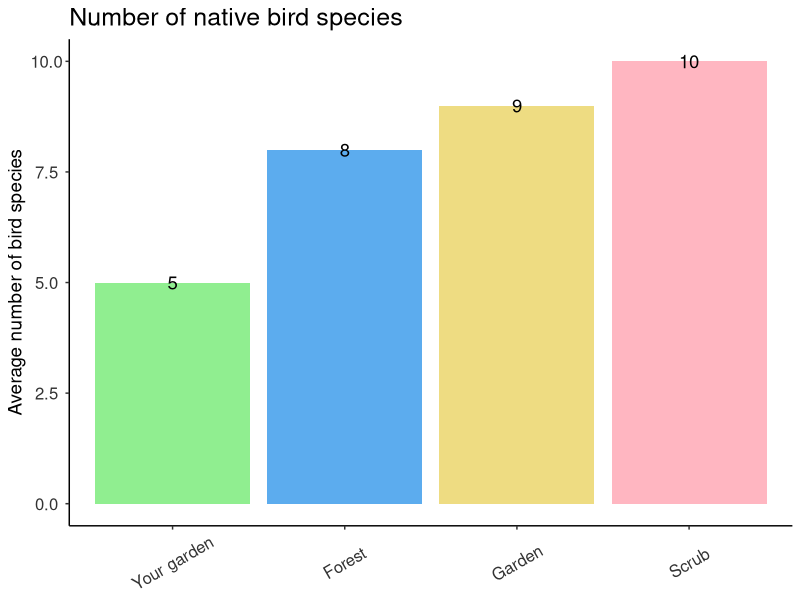
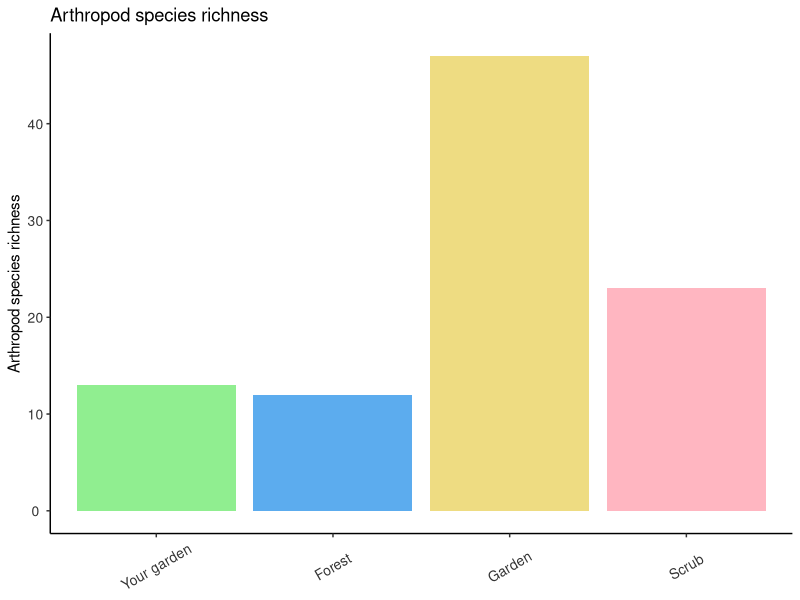
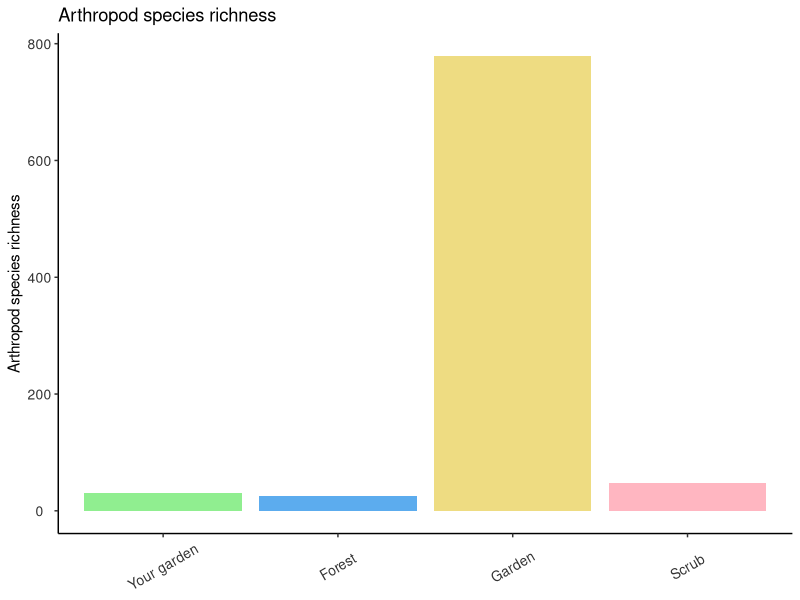
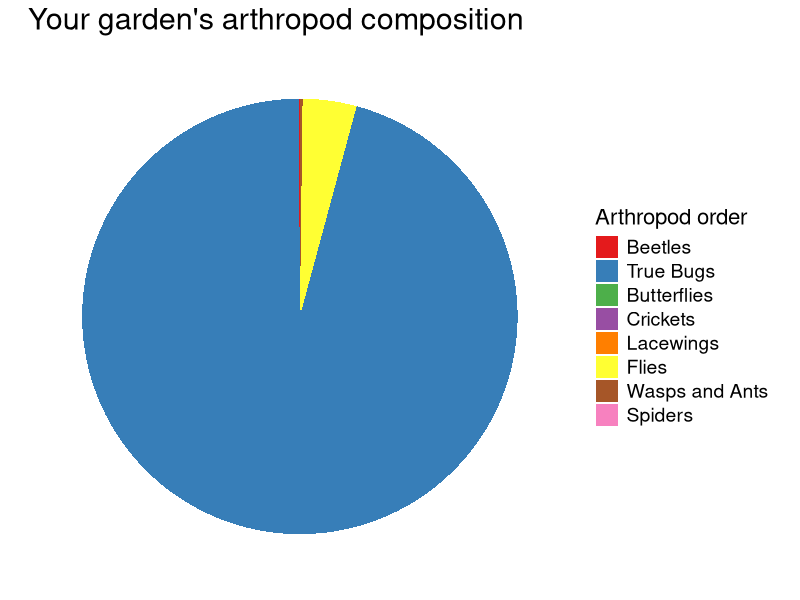

Source code (R) for these figures, in order: (Note: this script raises an error after producing the figures.)
# Parent script for Curaçao reports
# Author: Daniel B Turner, Matthew R. Helmus
# last updated by D.T: 2 December 2018
# last updated by M.R.H: 20 December 2018

rm(list=ls())

# load packages ----------------------------------------------------------------------------------------------------------------------------
library(dplyr)
library(ggplot2)
library(rmarkdown)
library(reshape2)
library(tidyr)
library(kableExtra)
library(knitr)
library(here)

# global parameters -----------------------------------------------------------------------------------------------------------------
puk <- 0 # number of digits to round

# set color palette
fun_colors3 <- c("palegreen2", "steelblue2", "lightgoldenrod2") # assign vector of three color names for plots
fun_colors4 <- c("palegreen2", "steelblue2", "lightgoldenrod2", "lightpink") # assign vector of four color names for plots
# forest = blue, garden = yellow, scrub = red,  your = green
fun_colors3 <- c("steelblue2", "lightgoldenrod2","lightpink") # assign vector of three color names for plots
fun_colors4 <- c("steelblue2", "lightgoldenrod2", "lightpink", "palegreen2") # assign vector of four color names for plots

# native herps ---------
# wrangle native herp data

# set working directory to downloaded folder

herps_nat <- read.csv("data/Curacao native herps.csv") # load native herp dataset


herps_nat_noNA <- na.omit(herps_nat) # create dataframe of sites without NAs to calculate means more easily

herps_nat_means <- herps_nat_noNA %>%
  group_by(sitetype) %>%
  summarise(Dutch.Leaf.toed.Gecko = round(mean(Dutch.Leaf.toed.Gecko), puk),
            Antillean.Dwarf.Gecko = round(mean(Antillean.Dwarf.Gecko), puk),
            Striped.Anole = round(mean(Striped.Anole), puk),
            Laurent.s.Whiptail = round(mean(Laurent.s.Whiptail), puk),
            Turnip.tailed.Gecko = round(mean(Turnip.tailed.Gecko), puk)) # create summary dataframe for means across all species for all categories


meanNames <- as.factor(c("forestMeans", "gardenMeans", "scrubMeans")) # set factor names so combined dataframe is clearer
herps_nat_means$sitetype <- meanNames
herps_nat_means$Site <- NA # create these columns to combine dataframes later
herps_nat_means$ReportName <- NA # create these columns to combine dataframes later
herps_nat_means$Site<- c("Forest", "Garden", "Scrub")

colnames(herps_nat)[3:7] <- c("Dutch Leaf-toed Gecko", "Antillean Dwarf Gecko", "Striped Anole", "Laurent's Whiptail", "Turnip-tailed Gecko")
colnames(herps_nat_means)[2:6] <- c("Dutch Leaf-toed Gecko", "Antillean Dwarf Gecko", "Striped Anole", "Laurent's Whiptail", "Turnip-tailed Gecko")

herps_natList <- split(herps_nat, f = herps_nat$Site) # create a list that separates the native herp observations by site so they can be listed in each site's unique report

for(i in 1:31){
  herps_natList[[i]]$Site <- c("Your garden")
} # Change site name so that reader sees "Your garden"

herps_nat_long <- vector("list", 31)

# exotic herps ------------
# wrangle exotic herp proportion data
herps_exo_prop <- read.csv("data/Curacao exotic herps summary stats.csv") # load data

colnames(herps_exo_prop) <- c("species", "Site Type", "Percentage of sites") # change column names

herps_exo_prop$`Percentage of sites` <- round(herps_exo_prop$`Percentage of sites`, puk)
herps_exo_prop$species <- factor(herps_exo_prop$species,c("Mourning Gecko",
                                                          "Asian House Gecko",
                                                          "Tropical House Gecko",
                                                          "Colombian Four-eyed Frog",
                                                          "Johnstone's Whistling Frog",
                                                          "Cuban Tree Frog"))

# create plot
herps_exo_prop_plot <- ggplot(data = herps_exo_prop, aes(x = `Site Type`, y = `Percentage of sites`, fill = `Site Type`)) +
  geom_bar(stat="identity") +
  geom_text(aes(label = `Percentage of sites`), position = position_dodge(width = 0.9), vjust = .5, size = 3.9) +
  scale_fill_manual(values = fun_colors3) +
  facet_wrap(~ species) +
  labs(title="Percentage of sites \nwith exotic reptile or amphibian species") +
       ylab("Percentage of sites") +
  theme(panel.grid.major = element_blank(), panel.grid.minor = element_blank(),
        panel.background = element_blank(), axis.line = element_line(colour = "black"),
        axis.text.x = element_text(color = "grey20", size=12.1, angle=30, hjust=.5, vjust=.5, face="plain"),
        axis.text.y = element_text(color = "grey20", size=10, angle=0, hjust=.5, vjust=.5, face="plain"),
        axis.title.x=element_blank(),
        axis.title.y = element_text(size = 12.8),
        legend.position = "none",
        strip.text.x = element_text(size = 11.7),
        plot.title = element_text(size=16)) # This object will be called to compare exotic reptile abundance across the focal site and site categories.

# wrangle exotic herp species list
herps_exo_sp <- read.csv("data/Curacao exotic herps.csv") # load data
colnames(herps_exo_sp) <- c("Site", "sitetype", "Mourning Gecko", "Tropical House Gecko", "Johnstone's Whistling Frog", "Cuban Treefrog", "Colombian Four-eyed Frog", "Asian House Gecko", "ReportName")

herps_exo_spMelt <- melt(herps_exo_sp, id = c("Site", "sitetype", "ReportName"))

herps_exo_spMelt$variable <- as.character(herps_exo_spMelt$variable)

herps_exo_spMelt <- herps_exo_spMelt[order(herps_exo_spMelt$ReportName, -herps_exo_spMelt$value),]

herps_exoList <- split(herps_exo_spMelt, f = herps_exo_spMelt$Site)

herps_exoList[[1]][1, 4] # check to see if the dataframes were separated correctly

# native birds ---------------
# load data for species list
birds_nat <- read.csv("data/Curacao native birds list.csv") # load data

# tidy data for species list
birds_nat$Scientific.name <- paste0("(", birds_nat$Scientific.name, ")")
birds_nat$Common.Name <- as.character(birds_nat$Common.Name)
birds_nat$bird.Name <- paste(birds_nat$Common.Name, birds_nat$Scientific.name)

# wrangle data for Rmd file for species list
birds_nat <- birds_nat[order(birds_nat$Site, -birds_nat$Present),]

birds_natList <- split(birds_nat, f = birds_nat$Site)

birds_natList[[1]]

# load data for species richness
birdsNat_sr <- read.csv("data/Curacao native birds.csv")

# wrangle native bird species richness data
birdsNat_sr_sum <- birdsNat_sr %>%
  group_by(sitetype) %>%
  summarise(SR = round(mean(SR), puk))

birdsNat_sr_sum$Site <- NA
birdsNat_sr_sum$ReportName <- NA

birdsNat_srTotal <- rbind(birdsNat_sr, birdsNat_sr_sum)

birdsNat_srTotal[,1] <- c("Your garden") # assign all sites the name "Your garden" for plotting and visualization purposes
birdsNat_srTotal[32:34, 1] <- c("Forest", "Garden", "Scrub") # change summary means to more aesthetically pleasing names (this step could have been done in factorization line several rows above)
birdsNat_srTotal$ord <- 1:34


# make a sample plot
ggplot(birdsNat_srTotal[c(26, 32:34),], aes(x = reorder(Site, ord), y = SR)) +
  geom_bar(stat = "identity", aes(fill = Site)) +
  geom_text(aes(label=SR), position = position_dodge(width = 0.9), vjust = 0.5, size = 4.7) +
  scale_fill_manual(values = fun_colors4) +
  labs(y = "Average number of bird species",
       title = "Number of native bird species") +
  theme(panel.grid.major = element_blank(), panel.grid.minor = element_blank(),
        panel.background = element_blank(), axis.line = element_line(colour = "black"),
        axis.text.x = element_text(color = "grey20", size=12, angle=30, hjust=.5, vjust=.5, face="plain"),
        axis.text.y = element_text(color = "grey20", size=12, angle=0, hjust=.5, vjust=.5, face="plain"),
        axis.title.x=element_blank(),
        legend.position = "none",
        axis.title=element_text(size=13.6),
        plot.title = element_text(size=18))

# exotic birds ------------
# load exotic birds data
birds_exo <- read.csv("data/Curacao exotic birds summary stats.csv")

# wrangle exotic birds data
colnames(birds_exo) <- c("species", "Site Type", "Percentage of sites")

birds_exo$`Percentage of sites` <- round(birds_exo$`Percentage of sites`, puk)
birds_exo$species <- factor(birds_exo$species,c("Exotic Parrots",
                                                "Chestnut-fronted Macaw",
                                                "Rock Pigeon",
                                                "Saffron Finch",
                                                "House Sparrow"))

# plot exotic bird proportions
birds_exo_prop_plot <- ggplot(data = birds_exo, aes(x=`Site Type`, y = `Percentage of sites`, fill = `Site Type`)) +
  geom_bar(stat = "identity") +
  geom_text(aes(label = `Percentage of sites`), position = position_dodge(width = 0.9), vjust = .5, size = 3.9) +
  facet_wrap(~ species) +
  scale_fill_manual(values = fun_colors3) +
  labs(title = "Percentage of sites with exotic bird species") +
  ylab("Percentage of sites") +
  theme(panel.grid.major = element_blank(), panel.grid.minor = element_blank(),
        panel.background = element_blank(), axis.line = element_line(colour = "black"),
        axis.text.x = element_text(color = "grey20", size=12.1, angle=30, hjust=.5, vjust=.5, face="plain"),
        axis.text.y = element_text(color = "grey20", size=12, angle=0, hjust=.5, vjust=.5, face="plain"),
        axis.title.x=element_blank(),
        legend.position = "none",
        strip.text.x = element_text(size = 12),
        axis.title=element_text(size=13.6),
        plot.title = element_text(size=18)) # This object will be called to compare exotic bird observations across sites.

# exotic birds list
birdsExo_List <- read.csv("data/Curacao exotic birds.csv") # load data

colnames(birdsExo_List) <- c("Site", "sitetype", "Exotic Parrots", "Cheshnut-fronted Macaw", "Rock Pigeon", "House Sparrow", "Saffron Finch", "ReportName")

birdsExo_List <- melt(birdsExo_List, id = c("Site", "sitetype", "ReportName"))

birdsExo_List <- birdsExo_List[order(birdsExo_List$Site, -birdsExo_List$value),]

birdsExo_List <- split(birdsExo_List, f = birdsExo_List$Site)




# arthropods -----------
arth <- read.csv("data/Curacao arthropods.csv") # load data

# wrangle arthropod data
arthDiv <- arth %>%
  select(Site:AB, ReportName)

arthSum <- arth %>%
  group_by(sitetype) %>%
  summarise(SR = round(mean(SR), puk), AB = round(mean(AB), puk))

arthSum$ReportName <- NA
arthSum$Site <- NA

arthTot <- rbind(arthDiv, arthSum)

arthTot[,1] <- c("Your garden") # assign all sites the name "Your garden" for plotting and visualization purposes
arthTot[32:34, 1] <- c("Forest", "Garden", "Scrub") # change summary means to more aesthetically pleasing names (this step could have been done in factorization line several rows above)
arthTot$ord <- 1:34


# sample arthropod species richness plot
ggplot(arthTot[c(4, 32:34),], aes(x = reorder(Site, ord), y = SR)) +
  geom_bar(stat = "identity", aes(fill = Site)) +
  scale_fill_manual(values = fun_colors4) +
  labs(y = "Arthropod species richness",
       title = "Arthropod species richness") +
  theme(panel.grid.major = element_blank(), panel.grid.minor = element_blank(),
        panel.background = element_blank(), axis.line = element_line(colour = "black"),
        axis.text.x = element_text(color = "grey20", size=10, angle=30, hjust=.5, vjust=.5, face="plain"),
        axis.text.y = element_text(color = "grey20", size=10, angle=0, hjust=.5, vjust=.5, face="plain"),
        axis.title.x=element_blank(),
        legend.position = "none")

# sample arthropod abundance plot
ggplot(arthTot[c(4, 32:34),], aes(x = reorder(Site, ord), y = AB)) +
  geom_bar(stat = "identity", aes(fill = Site)) +
  scale_fill_manual(values = fun_colors4) +
  labs(y = "Arthropod species richness",
       title = "Arthropod species richness") +
  theme(panel.grid.major = element_blank(), panel.grid.minor = element_blank(),
        panel.background = element_blank(), axis.line = element_line(colour = "black"),
        axis.text.x = element_text(color = "grey20", size=10, angle=30, hjust=.5, vjust=.5, face="plain"),
        axis.text.y = element_text(color = "grey20", size=10, angle=0, hjust=.5, vjust=.5, face="plain"),
        axis.title.x=element_blank(),
        legend.position = "none")

# prep plot for an individual garden
compmeans <- aggregate(arth[,5:12], list(arth$sitetype), mean)
colnames(compmeans) <- c("Group 1", "Spiders", "Beetles", "Flies", "True Bugs", "Wasps and Ants", "Butterflies", "Lacewings", "Crickets")
compmeans1 <- melt(compmeans, id = "Group 1")
colnames(compmeans1) <- c("Site Type", "Order", "Proportion")
compmeans1$Order <- factor(compmeans1$Order,c("Beetles", "True Bugs","Butterflies","Crickets","Lacewings", "Flies",  "Wasps and Ants","Spiders"))


colnames(arth) <- c("Site", "sitetype", "SR", "AB", "Spiders", "Beetles", "Flies", "True Bugs", "Wasps and Ants", "Butterflies", "Lacewings", "Crickets", "ReportName")
arthMelt <- arth %>%
  select(Site, Spiders:Crickets)

arthMelt <- melt(arthMelt, id = "Site")
colnames(arthMelt) <- c("Site", "Order", "Proportion")
arthMelt$Order <- factor(arthMelt$Order,c("Beetles", "True Bugs","Butterflies","Crickets","Lacewings", "Flies",  "Wasps and Ants","Spiders"))
arthList <- split(arthMelt, f = arthMelt$Site)

# sample individual garden arthropod pie plot
ggplot(data = arthList[[6]], aes(x = "", y = Proportion, fill = Order)) +
  geom_bar(width = 1, stat = "identity") +
  coord_polar("y", start = 0) +
  scale_fill_brewer(palette = "Set1") +
  theme(axis.text = element_blank(),
        axis.ticks = element_blank(),
        panel.grid  = element_blank(),
        axis.title = element_blank(),
        plot.title = element_text(size=22),
        panel.background = element_blank(),
        legend.text = element_text(size=14),
        legend.title = element_text(size = 16)) +
  labs(fill = "Arthropod order",
       title = "Your garden's arthropod composition")


# plot for the three categories
arthType_pie <- ggplot(data = compmeans1, aes(x = "", y = Proportion, fill = Order)) +
  geom_bar(width = 1, stat = "identity") +
  coord_polar("y", start = 0) +
  scale_fill_brewer(palette = "Set1") +
  theme(axis.text = element_blank(),
        axis.ticks = element_blank(),
        panel.grid  = element_blank(),
        axis.title = element_blank(),
        plot.title = element_text(size=18),
        panel.background = element_blank(),
        legend.text = element_text(size=14),
        legend.title = element_text(size = 16),
        strip.text.x = element_text(size = 12.5)) +
  labs(fill = "Arthropod order",
       title = "Average composition of arthropods across all sites") +
  facet_wrap(~`Site Type`)






##########################################################################################################
# loop through all of dataframes to create individual reports for each garden ------------
##########################################################################################################
report_names <- arth$ReportName # create vector that will determine report names and customizable text in the report
i=1 # start loop at the first site

for (i in 1:5) { # <>< edits to have all reports spit out at once
                 # for the sake of demonstration, we will only produce the first five sites' reports
  # vector of garden report names
  report_name <- report_names[i]

  # Native herp plots
  herps_NA <- herps_nat[i, 3] # create a vector for the if else statement in Rmd to evaluate gardens without nighttime surveys differently


  # Native bird species richness plot
  birdsNat_SR_plot <- ggplot(birdsNat_srTotal[c(i, 32:34),], aes(x = reorder(Site, ord), y = SR)) +
    geom_bar(stat = "identity", aes(fill = Site)) +
    geom_text(aes(label=SR), position = position_dodge(width = 0.9), vjust = 0.5, size = 4.7) +
    scale_fill_manual(values = fun_colors4) +
    labs(y = "Average number of bird species",
         title = "Number of native bird species") +
    theme(panel.grid.major = element_blank(), panel.grid.minor = element_blank(),
          panel.background = element_blank(), axis.line = element_line(colour = "black"),
          axis.text.x = element_text(color = "grey20", size=12.2, angle=0, hjust=.5, vjust=.5,
                                     face=c("bold","plain","plain","plain")),
          axis.text.y = element_text(color = "grey20", size=12, angle=0, hjust=.5, vjust=.5, face="plain"),
          axis.title.x=element_blank(),
          legend.position = "none",
          axis.title=element_text(size=13.6),
          plot.title = element_text(size=18))  # This object will be called to compare native bird observations across focal site and site categories.

  # arthropod species richness plot
  arthSR_plot <- ggplot(arthTot[c(i, 32:34),], aes(x = reorder(Site, ord), y = SR)) +
    geom_bar(stat = "identity", aes(fill = Site)) +
    geom_text(aes(label = SR), position = position_dodge(width = 0.9), vjust = .5, size = 4) +
    scale_fill_manual(values = fun_colors4) +
    labs(y = "Number of arthropod species",
         title = "Number of arthropod species ") +
    theme(panel.grid.major = element_blank(), panel.grid.minor = element_blank(),
          panel.background = element_blank(), axis.line = element_line(colour = "black"),
          axis.text.x = element_text(color = "grey20", size=12, angle=0, hjust=.5, vjust=.5,
                                     face=c("bold","plain","plain","plain")),
          axis.text.y = element_text(color = "grey20", size=12, angle=0, hjust=.5, vjust=.5, face="plain"),
          axis.title.x=element_blank(),
          legend.position = "none",
          axis.title=element_text(size=13.6),
          plot.title = element_text(size=18)) # This object will be called to compare arthropod species richness across focal site and site categories.

  # arthropod abundance plot
  arthAB_plot <- ggplot(arthTot[c(i, 32:34),], aes(x = reorder(Site, ord), y = AB)) +
    geom_bar(stat = "identity", aes(fill = Site)) +
    geom_text(aes(label = AB), position = position_dodge(width = 0.9), vjust = .5, size = 4) +
    scale_fill_manual(values = fun_colors4) +
    labs(y = "Average number of arthropods",
         title = "Abundance of arthropods") +
    theme(panel.grid.major = element_blank(), panel.grid.minor = element_blank(),
          panel.background = element_blank(), axis.line = element_line(colour = "black"),
          axis.text.x = element_text(color = "grey20", size=12, angle=0, hjust=.5, vjust=.5,
                                     face=c("bold","plain","plain","plain")),
          axis.text.y = element_text(color = "grey20", size=12, angle=0, hjust=.5, vjust=.5, face="plain"),
          axis.title.x=element_blank(),
          legend.position = "none",
          axis.title=element_text(size=13.6),
          plot.title = element_text(size=18)) # This object will be called to compare arthropod abundances across focal site and site categories.

  # arthropod composition pie plot for each site
  arthSite_pie <- ggplot(data = arthList[[i]], aes(x = "", y = Proportion, fill = Order)) +
    geom_bar(width = 1, stat = "identity") +
    coord_polar("y", start = 0) +
    scale_fill_brewer(palette = "Set1") +
    theme(axis.text = element_blank(),
          axis.ticks = element_blank(),
          panel.grid  = element_blank(),
          axis.title = element_blank(),
          plot.title = element_text(size=20),
          panel.background = element_blank(),
          legend.text = element_text(size=15),
          legend.title = element_text(size = 17)) +
    labs(fill = "Arthropod order",
         title = "Your garden's arthropod composition") # This object will be called to compare arthropod composition across focal site and site categories.

  # render Rmarkdown files
  knitr::knit_meta(class=NULL, clean = TRUE) # this fixes the error: cannot allocate vector of size
  rmarkdown::render("analysis/userReports_caseStudy1/homeownerReports_rmd.Rmd", output_file = paste0('homeownerReport_example_', report_name, '.html')) # This line executes each site's .html report by calling the "child" .rmd file.
}
